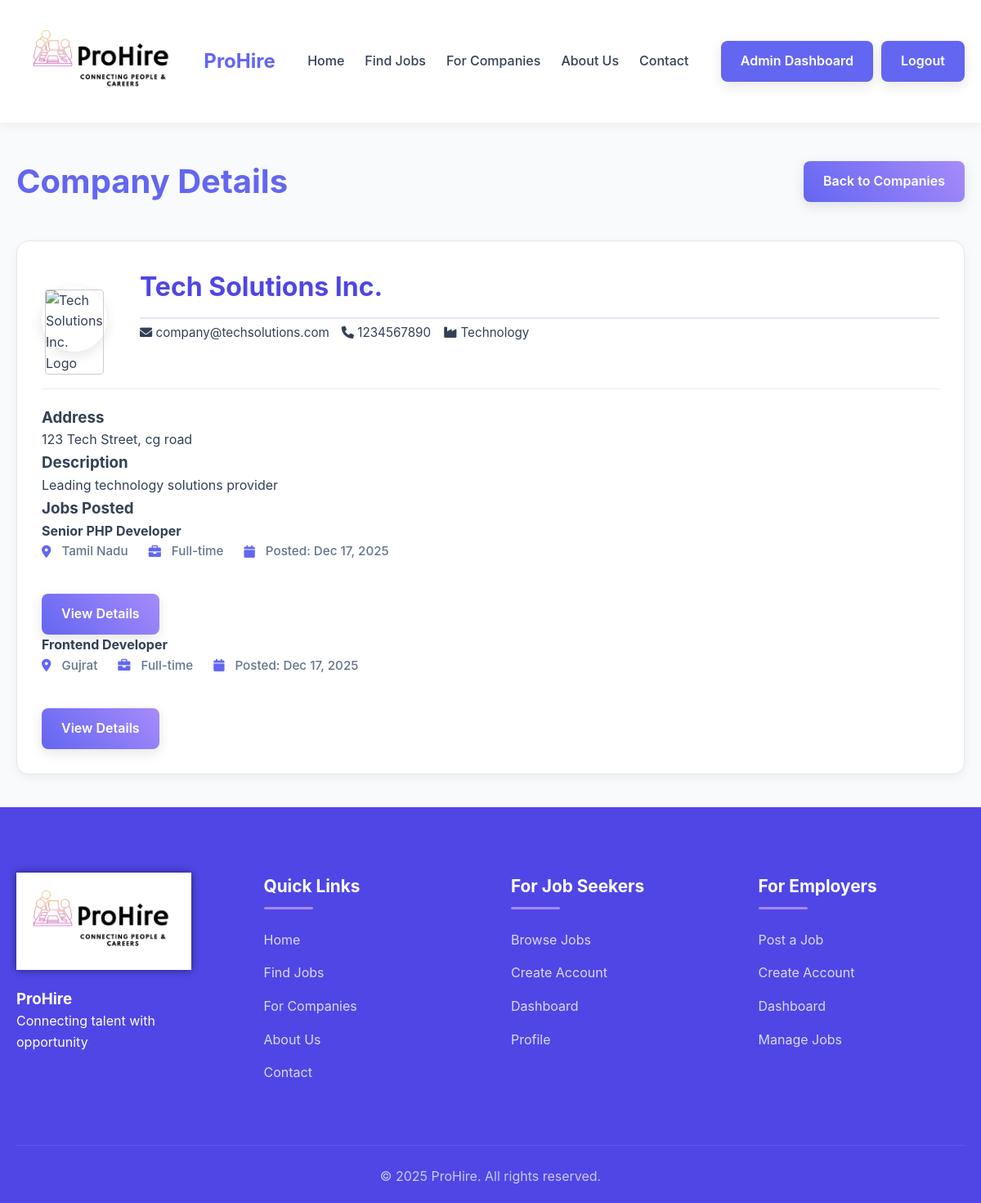
The app's page /admin/view_company.php?id=1 (signed in) with its own data.
### tables this page shows
CREATE TABLE companies (
    id INT(11) AUTO_INCREMENT PRIMARY KEY,
    company_name VARCHAR(100) NOT NULL,
    email VARCHAR(100) NOT NULL UNIQUE,
    password VARCHAR(255) NOT NULL,
    phone VARCHAR(20),
    address TEXT,
    industry VARCHAR(100),
    description TEXT,
    logo_path VARCHAR(255),
    created_at TIMESTAMP DEFAULT CURRENT_TIMESTAMP
);

CREATE TABLE jobs (
    id INT(11) AUTO_INCREMENT PRIMARY KEY,
    company_id INT(11) NOT NULL,
    job_title VARCHAR(100) NOT NULL,
    description TEXT NOT NULL,
    requirements TEXT,
    salary VARCHAR(100),
    location VARCHAR(100),
    job_type VARCHAR(50),
    experience_required VARCHAR(50),
    posted_on TIMESTAMP DEFAULT CURRENT_TIMESTAMP,
    deadline DATE,
    FOREIGN KEY (company_id) REFERENCES companies(id)
);

### admin/view_company.php (the view, shortened to what this page needs)
<?php
$includes_path = __DIR__ . '/../includes/';
require_once $includes_path . 'admin_auth.php';
$company_id = filter_input(INPUT_GET, 'id', FILTER_VALIDATE_INT);
$company = false;
$query = "SELECT * FROM companies WHERE id = ?";
$stmt = mysqli_prepare($conn, $query);
if ($stmt) {
    mysqli_stmt_bind_param($stmt, "i", $company_id);
    mysqli_stmt_execute($stmt);
    $result = mysqli_stmt_get_result($stmt);
    if (mysqli_num_rows($result) > 0) {
        $company = mysqli_fetch_assoc($result);
    }
}
include_once $includes_path . 'header.php';
?>
<div class="dashboard">
    <div class="container">
        <div class="dashboard-header">
            <h1>Company Details</h1>
            <a href="manage_companies.php" class="btn btn-primary">Back to Companies</a>
        </div>
        <div class="dashboard-content">
            <div class="company-details">
                <div class="company-header" style="display: flex; align-items: center; gap: 20px; border-bottom: 1px solid #eee; padding-bottom: 20px;">
                    <div class="company-logo">
                        <?php
                        $logo_src = !empty($company['logo_path']) ? BASE_URL . $company['logo_path'] : BASE_URL . 'assets/images/company-placeholder.png';
                        $logo_style = 'style="width: 80px; height: 80px; object-fit: contain; border: 1px solid #ccc; border-radius: 4px;"';
                        ?>
                        <img src="<?php echo htmlspecialchars($logo_src); ?>" alt="<?php echo htmlspecialchars($company['company_name']); ?> Logo" <?php echo $logo_style; ?>>
                    </div>
                    <div class="company-info" style="flex-grow: 1;">
                        <h2 style="margin-bottom: 5px;"><?php echo htmlspecialchars($company['company_name']); ?></h2>
                        <div class="company-meta" style="display: flex; flex-wrap: wrap; gap: 15px; font-size: 0.95em;">
                            <span><i class="fas fa-envelope"></i> <?php echo htmlspecialchars($company['email']); ?></span>
                            <span><i class="fas fa-phone"></i> <?php echo htmlspecialchars($company['phone']); ?></span>
                            <span><i class="fas fa-industry"></i> <?php echo htmlspecialchars($company['industry']); ?></span>
                        </div>
                    </div>
                </div>
                <div class="company-body" style="padding-top: 20px;">
                    <div class="company-section">
                        <h3>Address</h3>
                        <p><?php echo nl2br(htmlspecialchars($company['address'])); ?></p>
                    </div>
                    <div class="company-section">
                        <h3>Description</h3>
                        <p><?php echo nl2br(htmlspecialchars($company['description'])); ?></p>
                    </div>
                    <div class="company-section">
                        <h3>Jobs Posted</h3>
                        <?php
                        $jobs_query = "SELECT id, job_title, location, job_type, posted_on FROM jobs WHERE company_id = ? ORDER BY posted_on DESC";
                        $jobs_stmt = mysqli_prepare($conn, $jobs_query);
                        $jobs_result = false;
                        if ($jobs_stmt) {
                            mysqli_stmt_bind_param($jobs_stmt, "i", $company_id);
                            mysqli_stmt_execute($jobs_stmt);
                            $jobs_result = mysqli_stmt_get_result($jobs_stmt);
                        }
                        if ($jobs_result && mysqli_num_rows($jobs_result) > 0):
                        ?>
                        <div class="jobs-list">
                            <?php while ($job = mysqli_fetch_assoc($jobs_result)): ?>
                            <div class="job-item">
                                <h4><?php echo htmlspecialchars($job['job_title']); ?></h4>
                                <div class="job-meta">
                                    <span><i class="fas fa-map-marker-alt"></i> <?php echo htmlspecialchars($job['location']); ?></span>
                                    <span><i class="fas fa-briefcase"></i> <?php echo htmlspecialchars($job['job_type']); ?></span>
                                    <span><i class="fas fa-calendar"></i> Posted: <?php echo date('M d, Y', strtotime($job['posted_on'])); ?></span>
                                </div>
                                <div class="job-actions">
                                    <a href="view_job.php?id=<?php echo $job['id']; ?>" class="btn btn-sm btn-primary">View Details</a>
                                </div>
                            </div>
                            <?php endwhile; ?>
                        </div>
                        <?php
                        else:
                        ?>
                        <p>No jobs posted by this company.</p>
                        <?php endif; ?>
                    </div>
                </div>
            </div>
        </div>
    </div>
</div>
<?php include_once $includes_path . 'footer.php'; ?>

### assets/css/style.css (style rules this page uses)
:root { --primary-color: #6366f1; --primary-light: #818cf8; --primary-dark: #4f46e5; --secondary-color: #a78bfa; --text-color: #334155; --light-bg: #f8fafc; --white: #ffffff; --gray: #e2e8f0; --dark-gray: #64748b; --success: #10b981; --warning: #f59e0b; --danger: #ef4444; --shadow-light: 0 4px 12px rgba(0, 0, 0, 0.05); --shadow-medium: 0 10px 30px rgba(0, 0, 0, 0.1); --shadow-deep: 0 15px 40px rgba(0, 0, 0, 0.15); }
* { margin: 0; padding: 0; box-sizing: border-box; }
body { font-family: 'Inter', 'Segoe UI', Tahoma, Geneva, Verdana, sans-serif; line-height: 1.6; color: var(--text-color); background-color: var(--light-bg); min-height: 100vh; }
.container { width: 100%; max-width: 1200px; margin: 0 auto; padding: 0 20px; }
a, .btn, .stat-card, .job-card, .feature-card, .form-control { transition: all 0.3s cubic-bezier(0.25, 0.8, 0.25, 1); }
a { text-decoration: none; color: var(--primary-color); position: relative; }
a::after { content: ''; position: absolute; bottom: 0; left: 0; width: 0; height: 2px; background: var(--primary-color); }
.btn { display: inline-block; padding: 12px 24px; background: var(--primary-color); color: var(--white); border: none; border-radius: 8px; cursor: pointer; font-size: 16px; font-weight: 600; text-align: center; position: relative; overflow: hidden; box-shadow: 0 5px 15px rgba(0, 0, 0, 0.1); z-index: 1; }
.btn:before { content: ''; position: absolute; top: 0; left: -100%; width: 100%; height: 100%; background: rgba(255, 255, 255, 0.2); z-index: -1; }
.btn-primary { background: linear-gradient(45deg, var(--primary-color), var(--secondary-color)); }
.company-logo { width: 80px; height: 80px; border-radius: 50%; object-fit: cover; float: left; margin-right: 20px; border: 4px solid var(--white); box-shadow: 0 5px 15px rgba(0, 0, 0, 0.1); }
.job-meta { display: flex; flex-wrap: wrap; gap: 15px; color: var(--dark-gray); font-size: 0.95rem; }
.job-meta span { display: flex; align-items: center; gap: 5px; }
.dashboard { padding: 40px 0; }
.dashboard-header { display: flex; justify-content: space-between; align-items: center; margin-bottom: 40px; }
.dashboard-header h1 { color: var(--primary-color); font-size: 2.5rem; font-weight: 700; }
.dashboard-content { background: var(--white); border-radius: 15px; padding: 30px; box-shadow: var(--shadow-light); border: 1px solid var(--gray); }
.job-meta { display: flex; flex-wrap: wrap; gap: 25px; }
.job-meta span { display: flex; align-items: center; color: var(--dark-gray); font-weight: 500; }
.job-meta i { margin-right: 8px; color: var(--primary-color); }
.job-description, .company-info { margin-bottom: 35px; }
.job-description h2, .company-info h2 { margin-bottom: 20px; color: var(--primary-dark); font-size: 2rem; border-bottom: 2px solid var(--gray); padding-bottom: 12px; }
.job-actions { margin-top: 40px; display: flex; gap: 20px; }

### records on screen
companies: company_name "Tech Solutions Inc.", email "company@techsolutions.com", phone "1234567890", industry "Technology", address "123 Tech Street, cg road", description "Leading technology solutions provider"
jobs: job_title "Senior PHP Developer", location "Tamil Nadu", job_type "Full-time", posted_on "Dec 17, 2025"
jobs: job_title "Frontend Developer", location "Gujrat", job_type "Full-time", posted_on "Dec 17, 2025"
